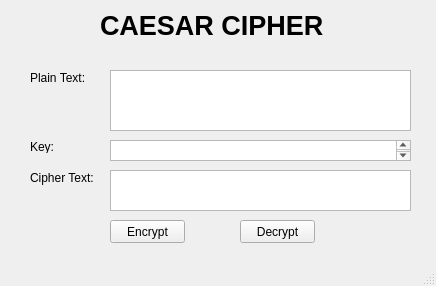
<?xml version="1.0" encoding="UTF-8"?>
<ui version="4.0">
 <class>MainWindow</class>
 <widget class="QMainWindow" name="MainWindow">
  <property name="geometry">
   <rect>
    <x>0</x>
    <y>0</y>
    <width>436</width>
    <height>286</height>
   </rect>
  </property>
  <property name="windowTitle">
   <string>MainWindow</string>
  </property>
  <widget class="QWidget" name="centralwidget">
   <widget class="QLabel" name="label">
    <property name="geometry">
     <rect>
      <x>100</x>
      <y>10</y>
      <width>231</width>
      <height>31</height>
     </rect>
    </property>
    <property name="font">
     <font>
      <pointsize>20</pointsize>
      <weight>75</weight>
      <bold>true</bold>
     </font>
    </property>
    <property name="text">
     <string>CAESAR CIPHER</string>
    </property>
   </widget>
   <widget class="QLabel" name="label_2">
    <property name="geometry">
     <rect>
      <x>30</x>
      <y>70</y>
      <width>61</width>
      <height>16</height>
     </rect>
    </property>
    <property name="text">
     <string>Plain Text:</string>
    </property>
   </widget>
   <widget class="QLabel" name="label_3">
    <property name="geometry">
     <rect>
      <x>30</x>
      <y>140</y>
      <width>47</width>
      <height>13</height>
     </rect>
    </property>
    <property name="text">
     <string>Key:</string>
    </property>
   </widget>
   <widget class="QLabel" name="label_4">
    <property name="geometry">
     <rect>
      <x>30</x>
      <y>170</y>
      <width>71</width>
      <height>16</height>
     </rect>
    </property>
    <property name="text">
     <string>Cipher Text:</string>
    </property>
    <property name="textFormat">
     <enum>Qt::AutoText</enum>
    </property>
   </widget>
   <widget class="QPlainTextEdit" name="txt_plain_text">
    <property name="geometry">
     <rect>
      <x>110</x>
      <y>70</y>
      <width>301</width>
      <height>61</height>
     </rect>
    </property>
   </widget>
   <widget class="QPlainTextEdit" name="txt_cipher_text">
    <property name="geometry">
     <rect>
      <x>110</x>
      <y>170</y>
      <width>301</width>
      <height>41</height>
     </rect>
    </property>
   </widget>
   <widget class="QPushButton" name="btn_encrypt">
    <property name="geometry">
     <rect>
      <x>110</x>
      <y>220</y>
      <width>75</width>
      <height>23</height>
     </rect>
    </property>
    <property name="text">
     <string>Encrypt</string>
    </property>
   </widget>
   <widget class="QPushButton" name="btn_decrypt">
    <property name="geometry">
     <rect>
      <x>240</x>
      <y>220</y>
      <width>75</width>
      <height>23</height>
     </rect>
    </property>
    <property name="text">
     <string>Decrypt</string>
    </property>
   </widget>
   <widget class="QPlainTextEdit" name="txt_key">
    <property name="geometry">
     <rect>
      <x>110</x>
      <y>140</y>
      <width>301</width>
      <height>21</height>
     </rect>
    </property>
   </widget>
  </widget>
  <widget class="QMenuBar" name="menubar">
   <property name="geometry">
    <rect>
     <x>0</x>
     <y>0</y>
     <width>436</width>
     <height>21</height>
    </rect>
   </property>
  </widget>
  <widget class="QStatusBar" name="statusbar"/>
 </widget>
 <resources/>
 <connections/>
</ui>
